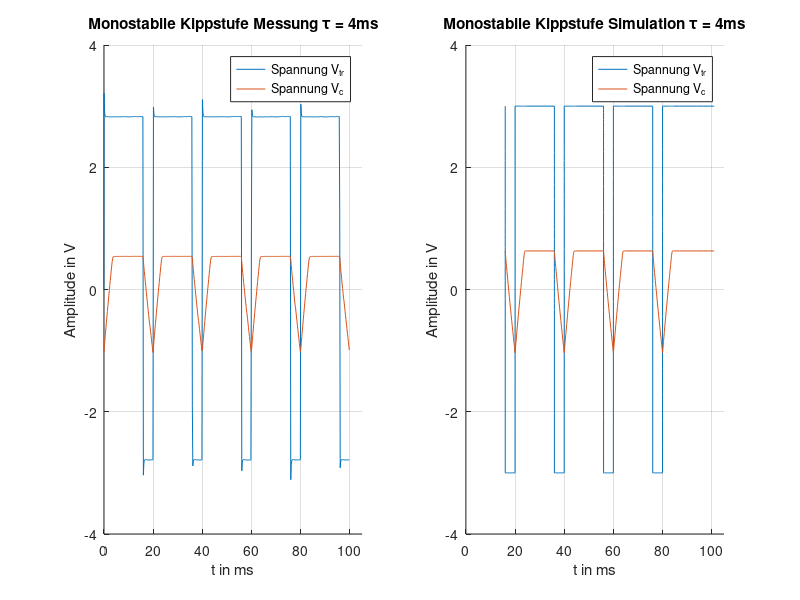

Write MATLAB code to recreate this figure.
clear all 
close all
clc

%% Einlesen der Rohdaten
m_kipp = fopen('monostabile_kippstufe_simulation.txt','r');
heading_inv_R500 = textscan(m_kipp,'%s %s %s',1);
fgetl(m_kipp);
data_1 = textscan(m_kipp,'%n %n %n');
fclose(m_kipp);

a_kipp_m = fopen('monostabile_kippstufe_messung.txt','r');
heading_akipp_m = textscan(a_kipp_m, '%s %s %s', 1);
fgetl(a_kipp_m);
data_2 = textscan(a_kipp_m, '%n %n %n');
fclose(a_kipp_m);

%% Anlegen der Matrizen
time = cell2mat(data_1(1)).*1e3;
Vtr = cell2mat(data_1(2));
Vc = cell2mat(data_1(3));

time_m = flipud(cell2mat(data_2(1)));
Vtr_m = cell2mat(data_2(2));
Vc_m = cell2mat(data_2(3));

fehler = abs(time_m)>100;
fehler = fehler.*1e-3;
fehler(fehler==0) = 1;
time_m = (fehler .* time_m);

%% Plot der Simulationsergebnisse
figure(1)
subplot(121)
hold all
plot(time_m, Vtr_m)
plot(time_m, Vc_m)
title('Monostabile Kippstufe Messung \tau = 4ms')
xlabel('t in ms')
ylabel('Amplitude in V')
legend('Spannung V_{tr}','Spannung V_c')
xlim([0 105])
ylim([-4 4])
grid;
subplot(122)
hold all
plot(time, Vtr)
plot(time,Vc)
title('Monostabile Kippstufe Simulation \tau = 4ms')
xlabel('t in ms')
ylabel('Amplitude in V')
legend('Spannung V_{tr}','Spannung V_c')
xlim([0 105])
ylim([-4 4])
grid;